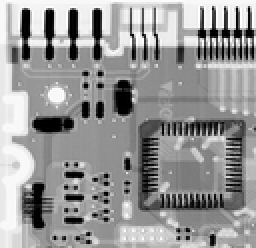
%> input picture hw5/dipum_images_ch03/Fig0318(a)(ckt-board-orig).tif, 128 x 124 px, shrunk from 464 x 448 before the run (shown 2 times larger)
$ octave hw5.m   (GNU Octave 9; MATLAB toolbox functions it lacks are replaced by stand-ins)
%> lines starting %> are read from the running program, lines starting %| are printed output that depends on the picture
% hw5
close all
clear
addpath('dipum_images_ch03')
% P1
% f = imread('Fig0310(a)(Moon Phobos).tif');
f = imread('Fig0318(a)(ckt-board-orig).tif');
%> f is the input picture: size 124x128 uint8; min 0, max 255, mean 151
f = im2double(f);
%> f: size 124x128 double

M = 10000;
N = 1;
a = -1/8;
b = 1/2;
R = lognormal_noise(M,N,a,b);

M = size(f,1);
%> M = 124
N = size(f,2);
%> N = 128
noise = lognormal_noise(M,N,a,b);
max_value_n = max(max(noise));
%> max_value_n = 5.44
min_value_n = min(min(noise));
%> min_value_n = 0.109
noise = (noise-min_value_n)/(max_value_n-min_value_n);
fn = f + noise;
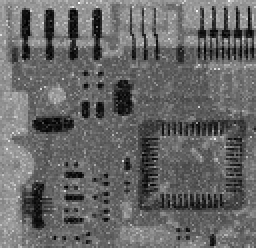
%> fn: size 124x128 double (shown 2 times larger); min 0.024, max 1.84, mean 0.759; drawn with min black and max white

figure
num_figures = 3;
subplot(1,num_figures,1)
imshow(f)
title('original photo')
subplot(1,num_figures,2)
hist(R,50)
title('lognormal distribution')
subplot(1,num_figures,3)
imshow(fn)
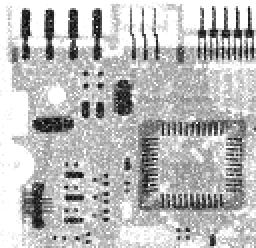
%> displayed picture: size 124x128, on the screen's scale of 0 to 255 (shown 2 times larger); min 6, max 255, mean 187.6
title('noise photo')

% P3
% test
% A = [1 2 3;4 5 6;7 8 9]
% s_size = [5,3]
% f_pad = adaptive_mid_filter(A,s_size)
a = 0.25;
b = 0.25;
M = size(f,1);
N = size(f,2);
% R = imnoise2('salt & pepper', M, N, a, b);
% fn = f + R;
d = 0.5;
fn = imnoise(f,'salt & pepper',d);
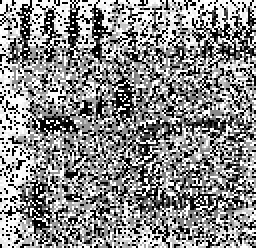
%> fn: size 124x128 double (shown 2 times larger); min 0, max 1, mean 0.546

s_size = [9 9];
s_size_init = [5 5];
fr = adaptive_mid_filter(fn,s_size,s_size_init);
% improved filter
tol = 0.1;
fr_im = adaptive_mid_filter_improved(f,s_size,s_size_init,tol);
% [17 lines not run here, left out]
function R = lognormal_noise(M,N,a,b)

t = erfinv(2*rand(M,N)-1);
R = exp(sqrt(2)*b*t+a);

end

function fr = adaptive_mid_filter(f,s_size,s_size_init)
%> called with s_size = [9 9], s_size_init = [5 5]

% first padding with repeat value
f_pad = padarray(f, [floor(s_size(1)/2) floor(s_size(2)/2)], 'replicate','post');
f_pad = padarray(f_pad, [floor(s_size(1)/2) floor(s_size(2)/2)], 'replicate','pre');
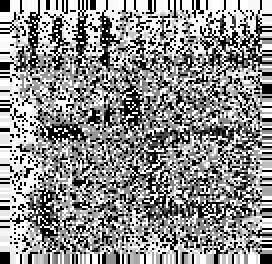
%> f_pad: size 132x136 double (shown 2 times larger); min 0, max 1, mean 0.56
offset_r = floor(s_size(1)/2);
offset_c = floor(s_size(2)/2);

% if z not within [z_min,z_max], it is probably salt & pepper
% so we should use z_med
fr = f;
for i = 1:size(f,1)
    for j = 1:size(f,2)
        % level A
        z_out = f(i,j);
        s_size_now = s_size_init;
        z_med_valid = false;
        while s_size_now(1) < s_size(1) || s_size_now(2) < s_size(2)
            offset_r_now = floor(s_size_now(1)/2);
            offset_c_now = floor(s_size_now(2)/2);
            row_indices = i+offset_r-offset_r_now:i+s_size_now(1)-1;
            col_indices = j+offset_c-offset_c_now:j+s_size_now(2)-1;
            s_xy = f_pad(row_indices,col_indices);
            z_min = min(min(s_xy));
            z_max = max(max(s_xy));
            z_med = median(s_xy,[1 2]);
            if within(z_med,z_min,z_max)
                z_med_valid = true;
                break
            else
                s_size_now = s_size_now+1;
            end
        end
        % level B
        if z_med_valid == true
            if within(z_out,z_min,z_max) == false
                z_out = z_med;
            end
        else
            z_out = z_med;
        end
        % set value to output
        fr(i,j) = z_out;
    end
end
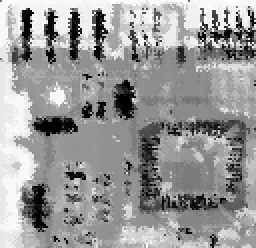
%> fr: size 124x128 double (shown 2 times larger); min 0, max 1, mean 0.598

end

function fr = adaptive_mid_filter_improved(f,s_size,s_size_init,tol)
%> called with s_size = [9 9], s_size_init = [5 5], tol = 0.1

% first padding with repeat value
f_pad = padarray(f, [floor(s_size(1)/2) floor(s_size(2)/2)], 'replicate','post');
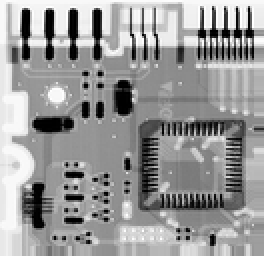
%> f_pad: size 128x132 double (shown 2 times larger); min 0, max 1, mean 0.599
f_pad = padarray(f_pad, [floor(s_size(1)/2) floor(s_size(2)/2)], 'replicate','pre');
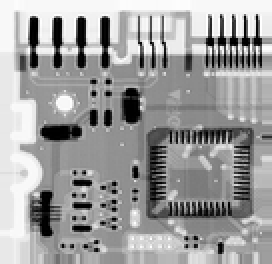
%> f_pad: size 132x136 double (shown 2 times larger); min 0, max 1, mean 0.619
%> the run ends on the next line
offset_r = floor(s_size(1)/2);
offset_c = floor(s_size(2)/2);

% if z not within [z_min,z_max], it is probably salt & pepper
% so we should use z_med
fr = f;
for i = 1:size(f,1)
    for j = 1:size(f,2)
        % level A
        z_out = f(i,j);
        s_size_now = s_size_init;
        z_med_valid = false;
        while s_size_now(1) < s_size(1) || s_size_now(2) < s_size(2)
            offset_r_now = floor(s_size_now(1)/2);
            offset_c_now = floor(s_size_now(2)/2);
            row_indices = i+offset_r-offset_r_now:i+s_size_now(1)-1;
            col_indices = j+offset_c-offset_c_now:j+s_size_now(2)-1;
            s_xy = f_pad(row_indices,col_indices);
            z_min = min(min(s_xy));
            z_max = max(max(s_xy));
            z_med = median(s_xy,[1 2]);
            if within(z_med,z_min,z_max)
                z_med_valid = true;
                break
            else
                s_size_now = s_size_now+1;
            end
        end
        % level B
        if z_med_valid == true
            if within(z_out,z_min,z_max) == false
                if within(z_out,0,tol) || within(z_out,1-tol,1)
                    z_out = z_med;
                end
            end
        else
            if within(z_out,0,tol) || within(z_out,1-tol,1)
                z_out = z_med;
            end
        end
        % set value to output
        fr(i,j) = z_out;
    end
end

end
